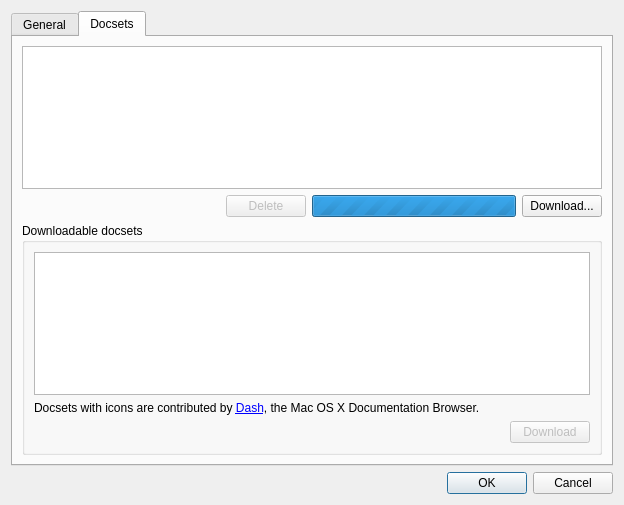
<?xml version="1.0" encoding="UTF-8"?>
<ui version="4.0">
 <class>ZealSettingsDialog</class>
 <widget class="QDialog" name="ZealSettingsDialog">
  <property name="geometry">
   <rect>
    <x>0</x>
    <y>0</y>
    <width>624</width>
    <height>505</height>
   </rect>
  </property>
  <property name="windowTitle">
   <string>Zeal Options</string>
  </property>
  <layout class="QVBoxLayout" name="verticalLayout">
   <item>
    <widget class="QTabWidget" name="tabWidget">
     <property name="currentIndex">
      <number>1</number>
     </property>
     <widget class="QWidget" name="tab_3">
      <attribute name="title">
       <string>General</string>
      </attribute>
      <layout class="QGridLayout" name="gridLayout">
       <item row="0" column="0">
        <layout class="QFormLayout" name="formLayout">
         <item row="2" column="0">
          <widget class="QLabel" name="label">
           <property name="text">
            <string>Hotkey</string>
           </property>
          </widget>
         </item>
         <item row="2" column="1">
          <widget class="RazorShortcutButton" name="toolButton">
           <property name="text">
            <string>...</string>
           </property>
          </widget>
         </item>
         <item row="3" column="1">
          <widget class="QSpinBox" name="minFontSize"/>
         </item>
         <item row="3" column="0">
          <widget class="QLabel" name="label_2">
           <property name="text">
            <string>Minimum font size</string>
           </property>
          </widget>
         </item>
         <item row="1" column="0">
          <widget class="QLabel" name="label_3">
           <property name="text">
            <string>Hiding behavior</string>
           </property>
          </widget>
         </item>
         <item row="1" column="1">
          <layout class="QHBoxLayout" name="horizontalLayout_2">
           <item>
            <widget class="QRadioButton" name="radioSysTray">
             <property name="text">
              <string>System Tray</string>
             </property>
             <attribute name="buttonGroup">
              <string notr="true">hidingBehavior</string>
             </attribute>
            </widget>
           </item>
           <item>
            <widget class="QRadioButton" name="radioMinimize">
             <property name="text">
              <string>Minimize</string>
             </property>
             <attribute name="buttonGroup">
              <string notr="true">hidingBehavior</string>
             </attribute>
            </widget>
           </item>
          </layout>
         </item>
         <item row="4" column="0">
          <widget class="QLabel" name="label_5">
           <property name="text">
            <string>Docsets storage directory</string>
           </property>
          </widget>
         </item>
         <item row="4" column="1">
          <layout class="QVBoxLayout" name="verticalLayout_4">
           <item>
            <layout class="QHBoxLayout" name="horizontalLayout_3">
             <item>
              <widget class="QLineEdit" name="storageEdit"/>
             </item>
             <item>
              <widget class="QPushButton" name="storageButton">
               <property name="text">
                <string>Browse...</string>
               </property>
              </widget>
             </item>
            </layout>
           </item>
           <item>
            <layout class="QHBoxLayout" name="horizontalLayout_4" stretch="0,1">
             <item>
              <widget class="QLabel" name="label_7">
               <property name="text">
                <string>NOTE:</string>
               </property>
               <property name="alignment">
                <set>Qt::AlignLeading|Qt::AlignLeft|Qt::AlignTop</set>
               </property>
              </widget>
             </item>
             <item>
              <widget class="QLabel" name="label_6">
               <property name="text">
                <string>&lt;html&gt;&lt;head/&gt;&lt;body&gt;&lt;p&gt;Zeal will also look for docsets in the 'docsets' subdirectory of the directory containing zeal binary file, if such 'docsets' subdirectory exists. This is meant to be useful for creating portable versions of Zeal.&lt;/p&gt;&lt;/body&gt;&lt;/html&gt;</string>
               </property>
               <property name="scaledContents">
                <bool>false</bool>
               </property>
               <property name="wordWrap">
                <bool>true</bool>
               </property>
              </widget>
             </item>
            </layout>
           </item>
          </layout>
         </item>
        </layout>
       </item>
      </layout>
     </widget>
     <widget class="QWidget" name="tab_4">
      <attribute name="title">
       <string>Docsets</string>
      </attribute>
      <layout class="QVBoxLayout" name="verticalLayout_2">
       <item>
        <widget class="QListView" name="listView"/>
       </item>
       <item>
        <layout class="QHBoxLayout" name="docsetsActions">
         <item>
          <spacer name="horizontalSpacer">
           <property name="orientation">
            <enum>Qt::Horizontal</enum>
           </property>
           <property name="sizeHint" stdset="0">
            <size>
             <width>40</width>
             <height>20</height>
            </size>
           </property>
          </spacer>
         </item>
         <item>
          <widget class="QPushButton" name="deleteButton">
           <property name="enabled">
            <bool>false</bool>
           </property>
           <property name="text">
            <string>Delete</string>
           </property>
          </widget>
         </item>
         <item>
          <widget class="QProgressBar" name="docsetsProgress">
           <property name="maximum">
            <number>0</number>
           </property>
           <property name="value">
            <number>-1</number>
           </property>
          </widget>
         </item>
         <item>
          <widget class="QPushButton" name="downloadButton">
           <property name="text">
            <string>Download...</string>
           </property>
          </widget>
         </item>
        </layout>
       </item>
       <item>
        <widget class="QGroupBox" name="downloadableGroup">
         <property name="title">
          <string>Downloadable docsets</string>
         </property>
         <layout class="QVBoxLayout" name="verticalLayout_3">
          <item>
           <widget class="QListWidget" name="docsetsList">
            <property name="selectionMode">
             <enum>QAbstractItemView::ExtendedSelection</enum>
            </property>
           </widget>
          </item>
          <item>
           <widget class="QLabel" name="label_4">
            <property name="text">
             <string>&lt;html&gt;&lt;head/&gt;&lt;body&gt;&lt;p&gt;Docsets with icons are contributed by &lt;a href=&quot;http://kapeli.com/dash&quot;&gt;&lt;span style=&quot; text-decoration: underline; color:#0000ff;&quot;&gt;Dash&lt;/span&gt;&lt;/a&gt;, the Mac OS X Documentation Browser.&lt;/p&gt;&lt;/body&gt;&lt;/html&gt;</string>
            </property>
            <property name="textFormat">
             <enum>Qt::RichText</enum>
            </property>
            <property name="openExternalLinks">
             <bool>true</bool>
            </property>
           </widget>
          </item>
          <item>
           <layout class="QHBoxLayout" name="horizontalLayout">
            <item>
             <spacer name="horizontalSpacer_2">
              <property name="orientation">
               <enum>Qt::Horizontal</enum>
              </property>
              <property name="sizeHint" stdset="0">
               <size>
                <width>40</width>
                <height>20</height>
               </size>
              </property>
             </spacer>
            </item>
            <item>
             <widget class="QPushButton" name="downloadDocsetButton">
              <property name="enabled">
               <bool>false</bool>
              </property>
              <property name="text">
               <string>Download</string>
              </property>
             </widget>
            </item>
           </layout>
          </item>
         </layout>
        </widget>
       </item>
      </layout>
     </widget>
    </widget>
   </item>
   <item>
    <widget class="QDialogButtonBox" name="buttonBox">
     <property name="orientation">
      <enum>Qt::Horizontal</enum>
     </property>
     <property name="standardButtons">
      <set>QDialogButtonBox::Cancel|QDialogButtonBox::Ok</set>
     </property>
    </widget>
   </item>
  </layout>
 </widget>
 <customwidgets>
  <customwidget>
   <class>RazorShortcutButton</class>
   <extends>QToolButton</extends>
   <header>widgets/razorshortcutbutton.h</header>
  </customwidget>
 </customwidgets>
 <resources/>
 <connections>
  <connection>
   <sender>buttonBox</sender>
   <signal>accepted()</signal>
   <receiver>ZealSettingsDialog</receiver>
   <slot>accept()</slot>
   <hints>
    <hint type="sourcelabel">
     <x>248</x>
     <y>254</y>
    </hint>
    <hint type="destinationlabel">
     <x>157</x>
     <y>274</y>
    </hint>
   </hints>
  </connection>
  <connection>
   <sender>buttonBox</sender>
   <signal>rejected()</signal>
   <receiver>ZealSettingsDialog</receiver>
   <slot>reject()</slot>
   <hints>
    <hint type="sourcelabel">
     <x>316</x>
     <y>260</y>
    </hint>
    <hint type="destinationlabel">
     <x>286</x>
     <y>274</y>
    </hint>
   </hints>
  </connection>
 </connections>
 <buttongroups>
  <buttongroup name="hidingBehavior"/>
 </buttongroups>
</ui>
